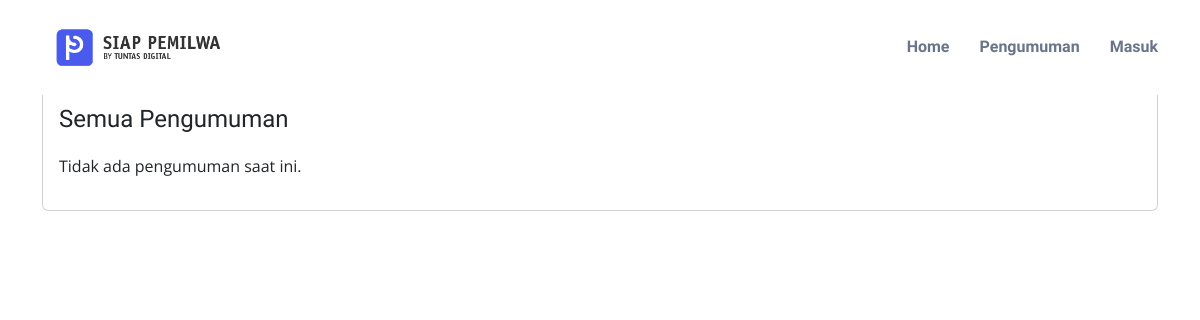
The page /pengumuman/index?from_homepage=true on the database as committed earlier.
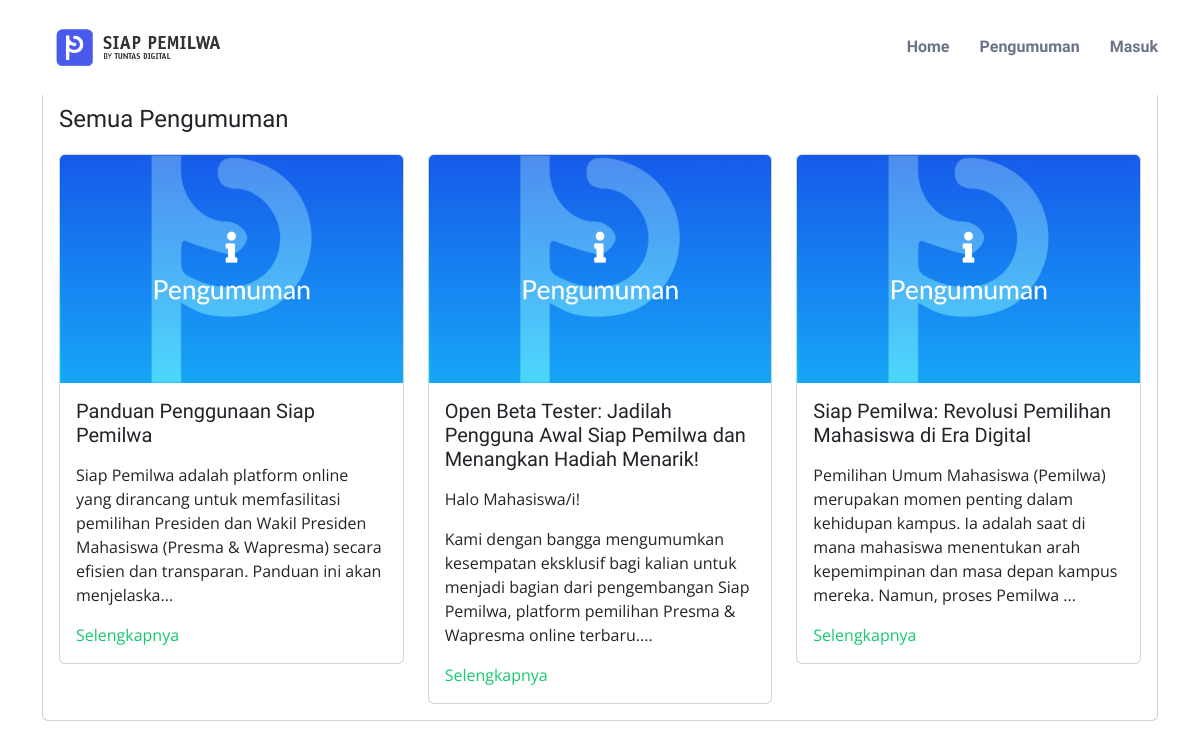
The same page on the database as committed later.
### tables this page shows
CREATE TABLE `pengumuman` (
  `id` int(11) NOT NULL,
  `judul` varchar(255) NOT NULL,
  `isi` text NOT NULL,
  `tanggal_posting` date NOT NULL,
  `gambar` varchar(255) DEFAULT NULL
);

### application/controllers/Pengumuman.php (called while the page is built, shortened)
<?php
class Pengumuman extends CI_Controller
{
    public function __construct()
    {
        $this->load->helper('url');
        $this->load->model('Pengumuman_model');
    }
    public function index()
    {
        $data['pengumuman'] = $this->Pengumuman_model->get_all_pengumuman();
        $data['from_homepage'] = $this->input->get('from_homepage') == 'true';
        if ($data['from_homepage']) {
            $this->load->view('pengumuman_home/semua_pengumuman', $data);
        } else {
            $this->load->view('pengumuman', $data);
        }
    }
}
?>

### index.php (called while the page is built, shortened)
<?php
require_once BASEPATH.'core/CodeIgniter.php';

### application/models/Pengumuman_model.php (called while the page is built, shortened)
<?php
class Pengumuman_model extends CI_Model {
    public function get_all_pengumuman() {
        return $this->db->order_by('tanggal_posting', 'DESC')
                        ->get('pengumuman')
                        ->result();
    }
}
?>

### application/views/pengumuman_home/semua_pengumuman.php (the view, shortened to what this page needs)
<!DOCTYPE html>
<html lang="en">
<head>
    <link href="<?= base_url('assets/vendor/bootstrap/css/bootstrap.min.css'); ?>" rel="stylesheet">
    <link href="<?= base_url('assets/vendor/bootstrap-icons/bootstrap-icons.css'); ?>" rel="stylesheet">
    <link href="<?= base_url('assets/vendor/boxicons/css/boxicons.min.css'); ?>" rel="stylesheet">
    <link href="<?= base_url('assets/vendor/glightbox/css/glightbox.min.css'); ?>" rel="stylesheet">
    <link href="<?= base_url('assets/vendor/swiper/swiper-bundle.min.css'); ?>" rel="stylesheet">
    <link href="<?= base_url('assets/css/style.css'); ?>" rel="stylesheet">
</head>
<body>
    <header id="header" class="fixed-top">
        <div class="container d-flex align-items-center justify-content-between">
            <a href="#" class="logo"><img src="<?= base_url('assets/images/siap-pemilwa-horizontal-black.png'); ?>" alt="" class="img-fluid"></a>
            <nav id="navbar" class="navbar">
                <ul class="nav-menu">
                    <li><a href="<?= base_url(''); ?>" class="btn-get-started">Home</a></li>
                    <li><a class="nav-link scrollto" href="#pengumuman">Pengumuman</a></li>
                    <li><a href="<?= base_url('masuk'); ?>" class="btn-get-started">Masuk</a></li>
                </ul>
            </nav>
        </div>
    </header>
    <div class="container mt-5">
        <div class="card">
            <div class="card-body">
                <h4 style="margin: 40px 0px 20px 0px">Semua Pengumuman</h4>
                <div class="pengumuman-list">
                    <?php if (!empty($pengumuman)) : ?>
                        <div class="row">
                            <?php foreach ($pengumuman as $p) : ?>
                                <div class="col-md-4 card-column">
                                    <div class="card">
                                        <?php if (!empty($p->gambar)) : ?>
                                            <img src="<?= base_url('uploads/' . $p->gambar); ?>" alt="Gambar Pengumuman" class="card-img-top">
                                        <?php endif; ?>
                                        <div class="card-body">
                                            <h5 class="card-title"><?= $p->judul; ?></h5>
                                            <p class="card-text"><?= substr($p->isi, 0, 200); ?>...</p>
                                            <a href="<?= base_url('pengumuman/detail/' . $p->id . '?from_homepage=true'); ?>" class="stretched-link">Selengkapnya</a>                                        </div>
                                    </div>
                                </div>
                            <?php endforeach; ?>
                        </div>
                    <?php else : ?>
                        <p>Tidak ada pengumuman saat ini.</p>
                    <?php endif; ?>
                </div>
            </div>
        </div>
    </div>
</body>
</html>

Rows that differ between the two databases and show on the page:
added pengumuman: gambar (picture), judul "Panduan Penggunaan Siap Pemilwa", isi "Siap Pemilwa adalah platform online yang dirancang untuk memfasilitasi pemilihan Presiden dan Wakil Presiden Mahasiswa (Presma & Wapresma) secara efisien dan transparan. Panduan ini akan menjelaska"
added pengumuman: gambar (picture), judul "Open Beta Tester: Jadilah Pengguna Awal Siap Pemilwa dan Menangkan Hadiah Menarik!", isi "Halo Mahasiswa/i! Kami dengan bangga mengumumkan kesempatan eksklusif bagi kalian untuk menjadi bagian dari pengembangan Siap Pemilwa, platform pemilihan Presma & Wapresma online terbaru."
added pengumuman: gambar (picture), judul "Siap Pemilwa: Revolusi Pemilihan Mahasiswa di Era Digital", isi "Pemilihan Umum Mahasiswa (Pemilwa) merupakan momen penting dalam kehidupan kampus. Ia adalah saat di mana mahasiswa menentukan arah kepemimpinan dan masa depan kampus mereka. Namun, proses Pemilwa"
Other text that changed with them:
text no longer shown: "Tidak ada pengumuman saat ini."
